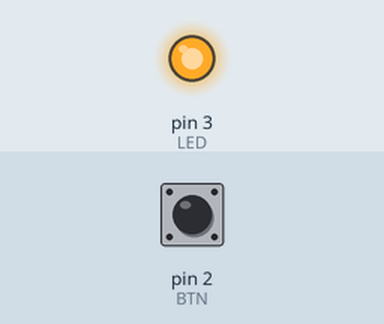
Bench run of a sketch on a simulated Arduino Uno, built with avr-gcc and run on an emulated ATmega328P. On the bench: output pins drawn as LEDs (lit = HIGH). Dashed ring = blinking. Inputs (shaded band) come from the test bench; at power-on: pin 2 (BTN) HIGH.

Above: at 1.2 s.
1.3 s: pin 2 (BTN) pulled LOW for 1 s
At 1.46 s:
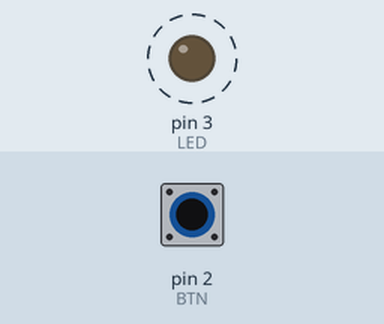
4.3 s: pin 2 (BTN) pulled LOW for 3.2 s
At 8.4 s:
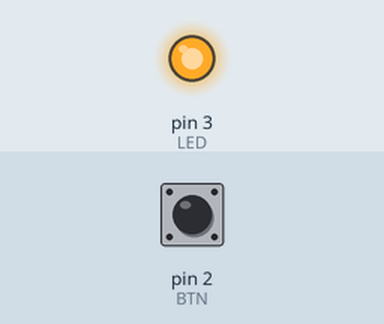
Timing chart, 0 to 9.9 s (numbered marks = the images above; inputs shaded):
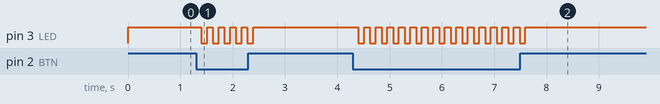

The sketch:

Arduino_1.ino
```cpp
const int BTN = 2;
const int LED = 3;

bool is_led_on = true;

void setup()
{
  pinMode(BTN, INPUT_PULLUP);  // Use internal pull-up resistor
  pinMode(LED, OUTPUT);
}

void loop()
{
  if (digitalRead(BTN) == LOW) {
    is_led_on = !is_led_on;
    delay(100);
  }

  if (is_led_on) {
    digitalWrite(LED, HIGH);
  } else {
    digitalWrite(LED, LOW);
  }
  delay(10);
}
```

Measured:
- after the input at 1.3 s, pin 3 (LED): alternates HIGH for 0.11 s and LOW for 0.11 s, 10 changes in all, then stays HIGH, starting after 0.10 s
- after the input at 4.3 s, pin 3 (LED): alternates HIGH for 0.11 s and LOW for 0.11 s, 30 changes in all, then stays HIGH, starting after 0.10 s
